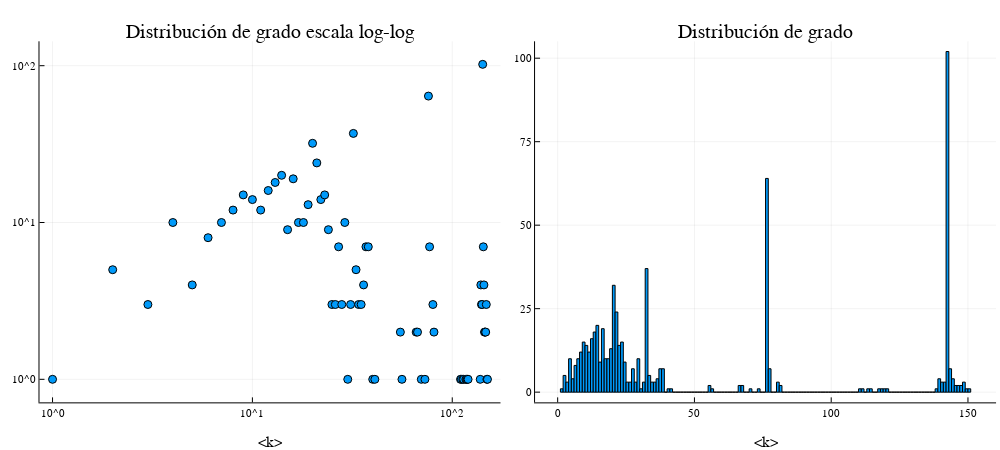

The notebook cell saved with this chart:
### Code cell
p1 = scatter(x[1:end-1],y,yscale=:log10,xscale=:log10,
    yticks=[10^0,10^1,10^2],
    label = "",
    title = "Distribución de grado escala log-log"
   
)

p2 = histogram(grados,nbins=maximum(grados)+1,label="",
    title = "Distribución de grado"
)

plot(p1,p2,layout=(1, 2), size=(1000, 450),
     xlabel = "<k>",
)
